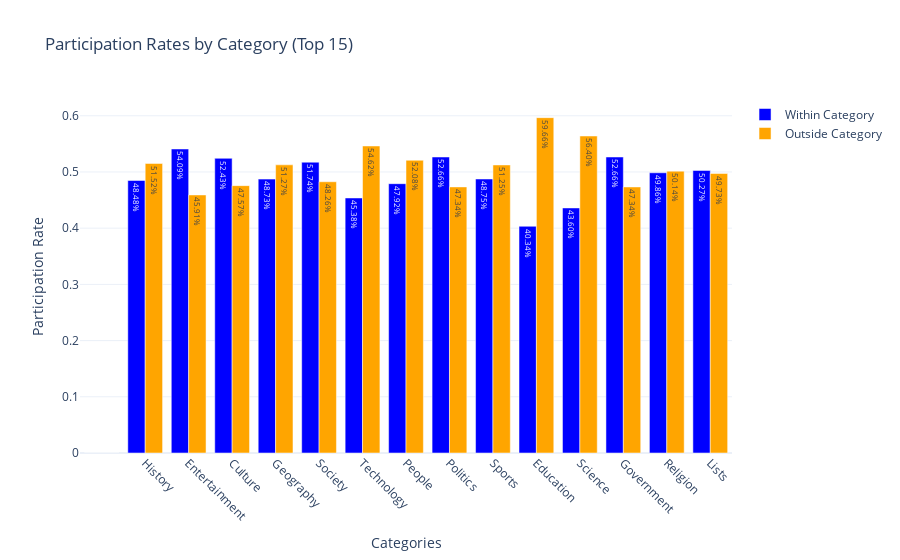

This figure's notebook cell:
### Markdown cell above
# Participation rate same/different group

### Code cell
plot_participation_rates(df_vote, top_15_categories, title="Participation Rates by Category (Top 15)", top_n=15)

### Figure 1 — Plotly figure (JSON) as saved in the notebook; plotly's stock layout.template omitted (floating-point values rounded to 4 significant figures)
{"data": [{"marker": {"color": "blue"}, "name": "Within Category", "text": ["0.00%", "48.48%", "54.09%", "52.43%", "48.73%", "51.74%", "45.38%", "47.92%", "52.66%", "48.75%", "40.34%", "43.60%", "52.66%", "49.86%", "50.27%"], "textposition": "auto", "type": "bar", "x": ["", "History", "Entertainment", "Culture", "Geography", "Society", "Technology", "People", "Politics", "Sports", "Education", "Science", "Government", "Religion", "Lists"], "y": [0, 0.4848, 0.5409, 0.5243, 0.4873, 0.5174, 0.4538, 0.4792, 0.5266, 0.4875, 0.4034, 0.436, 0.5266, 0.4986, 0.5027]}, {"marker": {"color": "orange"}, "name": "Outside Category", "text": ["0.00%", "51.52%", "45.91%", "47.57%", "51.27%", "48.26%", "54.62%", "52.08%", "47.34%", "51.25%", "59.66%", "56.40%", "47.34%", "50.14%", "49.73%"], "textposition": "auto", "type": "bar", "x": ["", "History", "Entertainment", "Culture", "Geography", "Society", "Technology", "People", "Politics", "Sports", "Education", "Science", "Government", "Religion", "Lists"], "y": [0, 0.5152, 0.4591, 0.4757, 0.5127, 0.4826, 0.5462, 0.5208, 0.4734, 0.5125, 0.5966, 0.564, 0.4734, 0.5014, 0.4973]}], "layout": {"barmode": "group", "title": {"text": "Participation Rates by Category (Top 15)"}, "xaxis": {"tickangle": 45, "title": {"text": "Categories"}}, "yaxis": {"title": {"text": "Participation Rate"}}}}
